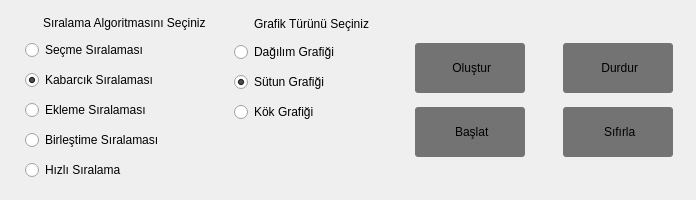
           <widget class="QFrame" name="frame_header_panel">
            <property name="sizePolicy">
             <sizepolicy hsizetype="Preferred" vsizetype="Fixed">
              <horstretch>0</horstretch>
              <verstretch>0</verstretch>
             </sizepolicy>
            </property>
            <property name="minimumSize">
             <size>
              <width>696</width>
              <height>200</height>
             </size>
            </property>
            <property name="maximumSize">
             <size>
              <width>1000</width>
              <height>208</height>
             </size>
            </property>
            <property name="frameShape">
             <enum>QFrame::NoFrame</enum>
            </property>
            <property name="frameShadow">
             <enum>QFrame::Raised</enum>
            </property>
            <layout class="QHBoxLayout" name="horizontalLayout_9">
             <property name="spacing">
              <number>0</number>
             </property>
             <property name="leftMargin">
              <number>8</number>
             </property>
             <property name="topMargin">
              <number>8</number>
             </property>
             <property name="rightMargin">
              <number>8</number>
             </property>
             <property name="bottomMargin">
              <number>8</number>
             </property>
             <item>
              <widget class="QFrame" name="frame_sorting_options">
               <property name="frameShape">
                <enum>QFrame::NoFrame</enum>
               </property>
               <property name="frameShadow">
                <enum>QFrame::Raised</enum>
               </property>
               <layout class="QHBoxLayout" name="horizontalLayout_8">
                <property name="spacing">
                 <number>0</number>
                </property>
                <property name="leftMargin">
                 <number>8</number>
                </property>
                <property name="topMargin">
                 <number>8</number>
                </property>
                <property name="rightMargin">
                 <number>0</number>
                </property>
                <property name="bottomMargin">
                 <number>0</number>
                </property>
                <item>
                 <widget class="QFrame" name="frame_sorting_algorithm_container">
                  <property name="sizePolicy">
                   <sizepolicy hsizetype="Fixed" vsizetype="Preferred">
                    <horstretch>0</horstretch>
                    <verstretch>0</verstretch>
                   </sizepolicy>
                  </property>
                  <property name="minimumSize">
                   <size>
                    <width>200</width>
                    <height>0</height>
                   </size>
                  </property>
                  <property name="frameShape">
                   <enum>QFrame::NoFrame</enum>
                  </property>
                  <property name="frameShadow">
                   <enum>QFrame::Raised</enum>
                  </property>
                  <layout class="QVBoxLayout" name="verticalLayout_8">
                   <property name="spacing">
                    <number>0</number>
                   </property>
                   <property name="leftMargin">
                    <number>0</number>
                   </property>
                   <property name="topMargin">
                    <number>0</number>
                   </property>
                   <property name="rightMargin">
                    <number>0</number>
                   </property>
                   <property name="bottomMargin">
                    <number>0</number>
                   </property>
                   <item alignment="Qt::AlignHCenter">
                    <widget class="QLabel" name="lbl_sorting_algorithms_title">
                     <property name="sizePolicy">
                      <sizepolicy hsizetype="Preferred" vsizetype="Fixed">
                       <horstretch>0</horstretch>
                       <verstretch>0</verstretch>
                      </sizepolicy>
                     </property>
                     <property name="text">
                      <string>Sıralama Algoritmasını Seçiniz</string>
                     </property>
                    </widget>
                   </item>
                   <item>
                    <widget class="QFrame" name="frame_sorting_algorithms">
                     <property name="sizePolicy">
                      <sizepolicy hsizetype="Preferred" vsizetype="Fixed">
                       <horstretch>0</horstretch>
                       <verstretch>0</verstretch>
                      </sizepolicy>
                     </property>
                     <property name="minimumSize">
                      <size>
                       <width>0</width>
                       <height>160</height>
                      </size>
                     </property>
                     <property name="frameShape">
                      <enum>QFrame::NoFrame</enum>
                     </property>
                     <property name="frameShadow">
                      <enum>QFrame::Raised</enum>
                     </property>
                     <layout class="QVBoxLayout" name="verticalLayout_9">
                      <property name="spacing">
                       <number>0</number>
                      </property>
                      <property name="leftMargin">
                       <number>0</number>
                      </property>
                      <property name="topMargin">
                       <number>0</number>
                      </property>
                      <property name="rightMargin">
                       <number>0</number>
                      </property>
                      <property name="bottomMargin">
                       <number>0</number>
                      </property>
                      <item>
                       <widget class="QRadioButton" name="radioButton_selection_sort">
                        <property name="cursor">
                         <cursorShape>PointingHandCursor</cursorShape>
                        </property>
                        <property name="text">
                         <string>Seçme Sıralaması</string>
                        </property>
                       </widget>
                      </item>
                      <item>
                       <widget class="QRadioButton" name="radioButton_bubble_sort">
                        <property name="cursor">
                         <cursorShape>PointingHandCursor</cursorShape>
                        </property>
                        <property name="text">
                         <string>Kabarcık Sıralaması</string>
                        </property>
                        <property name="checked">
                         <bool>true</bool>
                        </property>
                       </widget>
                      </item>
                      <item>
                       <widget class="QRadioButton" name="radioButton_insertion_sort">
                        <property name="cursor">
                         <cursorShape>PointingHandCursor</cursorShape>
                        </property>
                        <property name="text">
                         <string>Ekleme Sıralaması</string>
                        </property>
                       </widget>
                      </item>
                      <item>
                       <widget class="QRadioButton" name="radioButton_merge_sort">
                        <property name="cursor">
                         <cursorShape>PointingHandCursor</cursorShape>
                        </property>
                        <property name="text">
                         <string>Birleştime Sıralaması</string>
                        </property>
                       </widget>
                      </item>
                      <item>
                       <widget class="QRadioButton" name="radioButton_quick_sort">
                        <property name="enabled">
                         <bool>true</bool>
                        </property>
                        <property name="cursor">
                         <cursorShape>PointingHandCursor</cursorShape>
                        </property>
                        <property name="text">
                         <string>Hızlı Sıralama</string>
                        </property>
                       </widget>
                      </item>
                     </layout>
                    </widget>
                   </item>
                   <item>
                    <spacer name="verticalSpacer_2">
                     <property name="orientation">
                      <enum>Qt::Vertical</enum>
                     </property>
                     <property name="sizeType">
                      <enum>QSizePolicy::Fixed</enum>
                     </property>
                     <property name="sizeHint" stdset="0">
                      <size>
                       <width>20</width>
                       <height>0</height>
                      </size>
                     </property>
                    </spacer>
                   </item>
                  </layout>
                 </widget>
                </item>
                <item>
                 <widget class="QFrame" name="frame_graph_type_container">
                  <property name="sizePolicy">
                   <sizepolicy hsizetype="Fixed" vsizetype="Preferred">
                    <horstretch>0</horstretch>
                    <verstretch>0</verstretch>
                   </sizepolicy>
                  </property>
                  <property name="minimumSize">
                   <size>
                    <width>157</width>
                    <height>0</height>
                   </size>
                  </property>
                  <property name="frameShape">
                   <enum>QFrame::NoFrame</enum>
                  </property>
                  <property name="frameShadow">
                   <enum>QFrame::Raised</enum>
                  </property>
                  <layout class="QVBoxLayout" name="verticalLayout_10">
                   <property name="spacing">
                    <number>0</number>
                   </property>
                   <property name="leftMargin">
                    <number>0</number>
                   </property>
                   <property name="topMargin">
                    <number>0</number>
                   </property>
                   <property name="rightMargin">
                    <number>0</number>
                   </property>
                   <property name="bottomMargin">
                    <number>0</number>
                   </property>
                   <item alignment="Qt::AlignHCenter">
                    <widget class="QLabel" name="lbl_sorting_graph_type_title">
                     <property name="sizePolicy">
                      <sizepolicy hsizetype="Preferred" vsizetype="Fixed">
                       <horstretch>0</horstretch>
                       <verstretch>0</verstretch>
                      </sizepolicy>
                     </property>
                     <property name="text">
                      <string>Grafik Türünü Seçiniz</string>
                     </property>
                    </widget>
                   </item>
                   <item>
                    <widget class="QFrame" name="frame_sorting_graph_type">
                     <property name="sizePolicy">
                      <sizepolicy hsizetype="Preferred" vsizetype="Fixed">
                       <horstretch>0</horstretch>
                       <verstretch>0</verstretch>
                      </sizepolicy>
                     </property>
                     <property name="minimumSize">
                      <size>
                       <width>0</width>
                       <height>100</height>
                      </size>
                     </property>
                     <property name="frameShape">
                      <enum>QFrame::NoFrame</enum>
                     </property>
                     <property name="frameShadow">
                      <enum>QFrame::Raised</enum>
                     </property>
                     <layout class="QVBoxLayout" name="verticalLayout_11">
                      <property name="spacing">
                       <number>0</number>
                      </property>
                      <property name="leftMargin">
                       <number>0</number>
                      </property>
                      <property name="topMargin">
                       <number>0</number>
                      </property>
                      <property name="rightMargin">
                       <number>0</number>
                      </property>
                      <property name="bottomMargin">
                       <number>0</number>
                      </property>
                      <item>
                       <widget class="QRadioButton" name="radioButton_scatter_graph">
                        <property name="cursor">
                         <cursorShape>PointingHandCursor</cursorShape>
                        </property>
                        <property name="text">
                         <string>Dağılım Grafiği</string>
                        </property>
                       </widget>
                      </item>
                      <item>
                       <widget class="QRadioButton" name="radioButton_bar_graph">
                        <property name="cursor">
                         <cursorShape>PointingHandCursor</cursorShape>
                        </property>
                        <property name="text">
                         <string>Sütun Grafiği</string>
                        </property>
                        <property name="checked">
                         <bool>true</bool>
                        </property>
                       </widget>
                      </item>
                      <item>
                       <widget class="QRadioButton" name="radioButton_stem_graph">
                        <property name="cursor">
                         <cursorShape>PointingHandCursor</cursorShape>
                        </property>
                        <property name="text">
                         <string>Kök Grafiği</string>
                        </property>
                       </widget>
                      </item>
                     </layout>
                    </widget>
                   </item>
                   <item>
                    <spacer name="verticalSpacer">
                     <property name="orientation">
                      <enum>Qt::Vertical</enum>
                     </property>
                     <property name="sizeType">
                      <enum>QSizePolicy::Fixed</enum>
                     </property>
                     <property name="sizeHint" stdset="0">
                      <size>
                       <width>20</width>
                       <height>59</height>
                      </size>
                     </property>
                    </spacer>
                   </item>
                  </layout>
                 </widget>
                </item>
               </layout>
              </widget>
             </item>
             <item>
              <widget class="QFrame" name="frame_control_buttons">
               <property name="sizePolicy">
                <sizepolicy hsizetype="Fixed" vsizetype="Fixed">
                 <horstretch>0</horstretch>
                 <verstretch>0</verstretch>
                </sizepolicy>
               </property>
               <property name="minimumSize">
                <size>
                 <width>100</width>
                 <height>128</height>
                </size>
               </property>
               <property name="maximumSize">
                <size>
                 <width>288</width>
                 <height>16777215</height>
                </size>
               </property>
               <property name="styleSheet">
                <string notr="true"/>
               </property>
               <property name="frameShape">
                <enum>QFrame::NoFrame</enum>
               </property>
               <property name="frameShadow">
                <enum>QFrame::Raised</enum>
               </property>
               <layout class="QHBoxLayout" name="horizontalLayout_5">
                <property name="spacing">
                 <number>7</number>
                </property>
                <property name="leftMargin">
                 <number>0</number>
                </property>
                <property name="topMargin">
                 <number>0</number>
                </property>
                <property name="rightMargin">
                 <number>0</number>
                </property>
                <property name="bottomMargin">
                 <number>0</number>
                </property>
                <item>
                 <widget class="QFrame" name="frame_2">
                  <property name="frameShape">
                   <enum>QFrame::NoFrame</enum>
                  </property>
                  <property name="frameShadow">
                   <enum>QFrame::Raised</enum>
                  </property>
                  <layout class="QVBoxLayout" name="verticalLayout_14">
                   <property name="spacing">
                    <number>7</number>
                   </property>
                   <property name="leftMargin">
                    <number>0</number>
                   </property>
                   <property name="topMargin">
                    <number>0</number>
                   </property>
                   <property name="rightMargin">
                    <number>0</number>
                   </property>
                   <property name="bottomMargin">
                    <number>0</number>
                   </property>
                   <item alignment="Qt::AlignHCenter">
                    <widget class="QPushButton" name="btn_create">
                     <property name="sizePolicy">
                      <sizepolicy hsizetype="Fixed" vsizetype="Fixed">
                       <horstretch>0</horstretch>
                       <verstretch>0</verstretch>
                      </sizepolicy>
                     </property>
                     <property name="minimumSize">
                      <size>
                       <width>110</width>
                       <height>50</height>
                      </size>
                     </property>
                     <property name="cursor">
                      <cursorShape>PointingHandCursor</cursorShape>
                     </property>
                     <property name="styleSheet">
                      <string notr="true">width:100px;
background:#737373;
border-radius:3px;</string>
                     </property>
                     <property name="text">
                      <string> Oluştur</string>
                     </property>
                     <property name="icon">
                      <iconset resource="icons.qrc">
                       <normaloff>:/icons/icons/create.png</normaloff>:/icons/icons/create.png</iconset>
                     </property>
                     <property name="iconSize">
                      <size>
                       <width>30</width>
                       <height>30</height>
                      </size>
                     </property>
                    </widget>
                   </item>
                   <item alignment="Qt::AlignHCenter">
                    <widget class="QPushButton" name="btn_start">
                     <property name="sizePolicy">
                      <sizepolicy hsizetype="Fixed" vsizetype="Fixed">
                       <horstretch>0</horstretch>
                       <verstretch>0</verstretch>
                      </sizepolicy>
                     </property>
                     <property name="minimumSize">
                      <size>
                       <width>110</width>
                       <height>50</height>
                      </size>
                     </property>
                     <property name="cursor">
                      <cursorShape>PointingHandCursor</cursorShape>
                     </property>
                     <property name="styleSheet">
                      <string notr="true">width:100px;
background:#737373;
border-radius:3px;</string>
                     </property>
                     <property name="text">
                      <string> Başlat</string>
                     </property>
                     <property name="icon">
                      <iconset resource="icons.qrc">
                       <normaloff>:/icons/icons/play0.png</normaloff>:/icons/icons/play0.png</iconset>
                     </property>
                     <property name="iconSize">
                      <size>
                       <width>27</width>
                       <height>27</height>
                      </size>
                     </property>
                    </widget>
                   </item>
                  </layout>
                 </widget>
                </item>
                <item>
                 <widget class="QFrame" name="frame">
                  <property name="frameShape">
                   <enum>QFrame::NoFrame</enum>
                  </property>
                  <property name="frameShadow">
                   <enum>QFrame::Raised</enum>
                  </property>
                  <layout class="QVBoxLayout" name="verticalLayout_12">
                   <property name="spacing">
                    <number>7</number>
                   </property>
                   <property name="leftMargin">
                    <number>0</number>
                   </property>
                   <property name="topMargin">
                    <number>0</number>
                   </property>
                   <property name="rightMargin">
                    <number>0</number>
                   </property>
                   <property name="bottomMargin">
                    <number>0</number>
                   </property>
                   <item alignment="Qt::AlignHCenter">
                    <widget class="QPushButton" name="btn_pause_resume">
                     <property name="sizePolicy">
                      <sizepolicy hsizetype="Fixed" vsizetype="Fixed">
                       <horstretch>0</horstretch>
                       <verstretch>0</verstretch>
                      </sizepolicy>
                     </property>
                     <property name="minimumSize">
                      <size>
                       <width>110</width>
                       <height>50</height>
                      </size>
                     </property>
                     <property name="cursor">
                      <cursorShape>PointingHandCursor</cursorShape>
                     </property>
                     <property name="styleSheet">
                      <string notr="true">width:100px;
background:#737373;
border-radius:3px;</string>
                     </property>
                     <property name="text">
                      <string> Durdur</string>
                     </property>
                     <property name="icon">
                      <iconset resource="icons.qrc">
                       <normaloff>:/icons/icons/pause.png</normaloff>:/icons/icons/pause.png</iconset>
                     </property>
                     <property name="iconSize">
                      <size>
                       <width>30</width>
                       <height>30</height>
                      </size>
                     </property>
                     <property name="checkable">
                      <bool>true</bool>
                     </property>
                     <property name="checked">
                      <bool>false</bool>
                     </property>
                    </widget>
                   </item>
                   <item alignment="Qt::AlignHCenter">
                    <widget class="QPushButton" name="btn_reset">
                     <property name="sizePolicy">
                      <sizepolicy hsizetype="Fixed" vsizetype="Fixed">
                       <horstretch>0</horstretch>
                       <verstretch>0</verstretch>
                      </sizepolicy>
                     </property>
                     <property name="minimumSize">
                      <size>
                       <width>110</width>
                       <height>50</height>
                      </size>
                     </property>
                     <property name="cursor">
                      <cursorShape>PointingHandCursor</cursorShape>
                     </property>
                     <property name="styleSheet">
                      <string notr="true">width:100px;
background:#737373;
border-radius:3px;</string>
                     </property>
                     <property name="text">
                      <string> Sıfırla</string>
                     </property>
                     <property name="icon">
                      <iconset resource="icons.qrc">
                       <normaloff>:/icons/icons/refresh.png</normaloff>:/icons/icons/refresh.png</iconset>
                     </property>
                     <property name="iconSize">
                      <size>
                       <width>44</width>
                       <height>44</height>
                      </size>
                     </property>
                    </widget>
                   </item>
                  </layout>
                 </widget>
                </item>
               </layout>
              </widget>
             </item>
            </layout>
           </widget>
